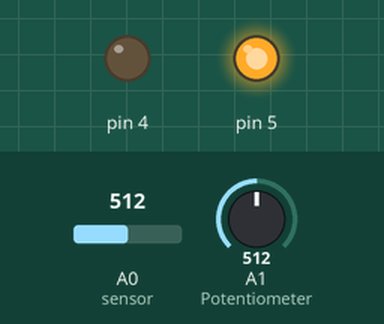
This sketch was run on a simulated Arduino Uno, built with avr-gcc and run on an emulated ATmega328P. Shown: output pins drawn as LEDs (lit = HIGH). Inputs (shaded band) come from the test bench; at power-on: A0 (sensor) = 512, A1 (Potentiometer) = 512.

Above: at 1.2 s.
1.3 s: A0 (sensor) set to 318
2.8 s: A0 (sensor) set to 302
At 3.1 s:
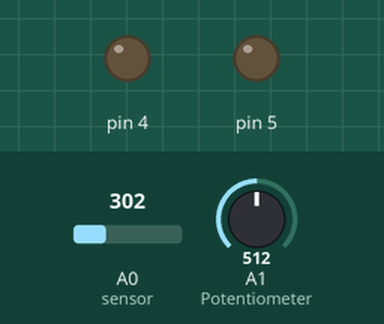
4.3 s: A1 (Potentiometer) set to 543
At 5.4 s:
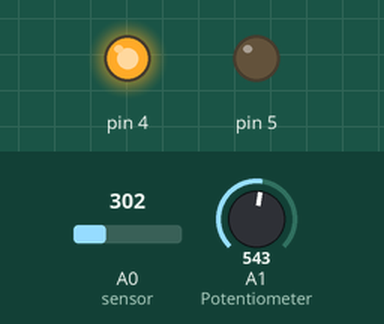
5.8 s: A1 (Potentiometer) set to 511
At 6.6 s:
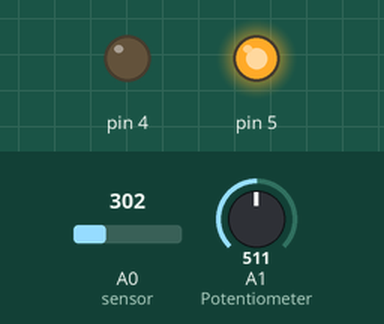
7.3 s: A1 (Potentiometer) set to 716
At 7.7 s:
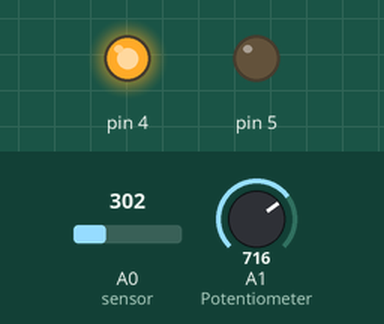
Timing chart, 0 to 9.8 s (numbered marks = the images above; inputs shaded):
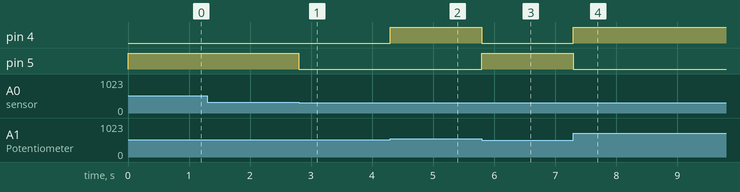

Measured:
- the behaviour switches between 303 and 302 on A0 (sensor) (found by bisection; images 0 and 1)
- the behaviour switches between 524 and 525 on A1 (Potentiometer) (found by bisection; images 1 and 2)
- after the input at 1.3 s, every drawn part: stays the same
- after the input at 2.8 s, pin 5: HIGH → LOW at once
- after the input at 4.3 s, pin 4: LOW → HIGH at once
- after the input at 5.8 s, pin 4: HIGH → LOW at once; pin 5: LOW → HIGH at once
- after the input at 7.3 s, pin 4: LOW → HIGH at once; pin 5: HIGH → LOW at once

The sketch:

main.ino
```cpp
#include <Stepper.h>

void setup()
{
  pinMode(4, OUTPUT);
  pinMode(5, OUTPUT);
  digitalWrite(4, HIGH);
  digitalWrite(5, LOW);
}

void loop()
{
  int reading = analogRead(A0); // Hall Effect sensor reading
  int sensor = analogRead(A1); // Potentiometer reading
  float setting = sensor/1023.0; // Scale output to 0 - 1
  int threshold = 100 + (setting*400);
  if (reading < (threshold-2)) { // Outside threshold range enable electromagnet
    digitalWrite(4, HIGH);
    digitalWrite(5, LOW);
  } else if (reading > (threshold+2)) { // Outside threshold range enable electromagnet
    digitalWrite(4, LOW);
    digitalWrite(5, HIGH);
  } else { // Within threshold range disable electromagnet
    digitalWrite(4, LOW);
    digitalWrite(5, LOW);
  }
}
```
